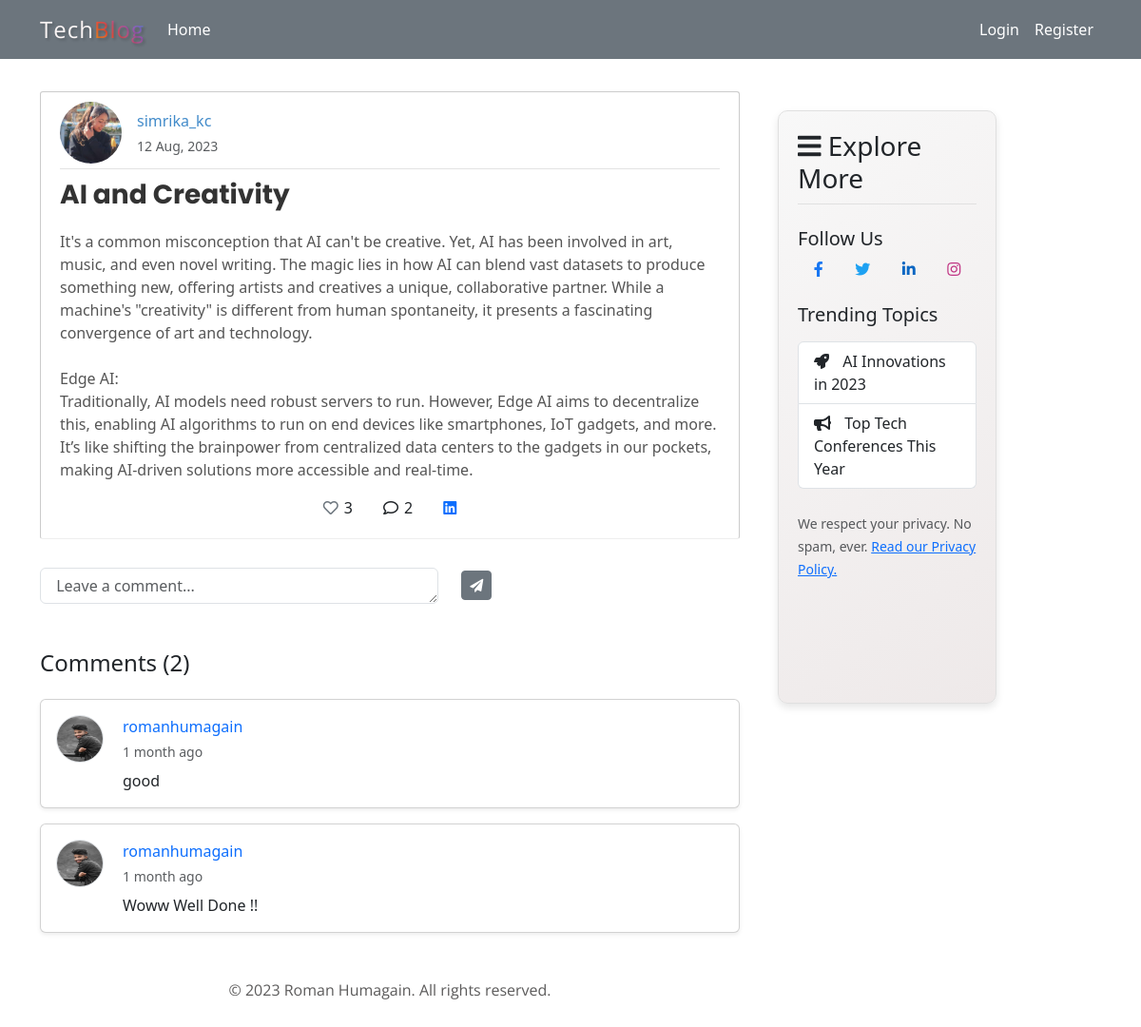
Screenshot of /post-details/ai-and-creativity-b10c0a0e-ed43-42a2-88e2-1298c45248b0/ with the database file from the repository.
### Blog/models.py (models this page shows, shortened)
class BlogPost(models.Model):
  author = models.ForeignKey(User , on_delete=models.CASCADE , related_name='posts')
  slug = models.SlugField(null=True,unique=True)
  title = models.CharField(max_length=100)
  content = models.TextField()
  image = models.ImageField(null= True , blank=True, upload_to='blog_image')
  date_posted = models.DateTimeField(default = timezone.now)
  likes_count = models.IntegerField(null=True, default=0)
  is_archived = models.BooleanField(default=False)
  objects = BlogPostManager()
  all_objects = models.Manager()
  def get_absolute_url(self):
    return reverse('post-details' , kwargs={'slug':self.slug})

class BlogComment(models.Model):
  user = models.ForeignKey(User , on_delete=models.CASCADE)
  post = models.ForeignKey(BlogPost , on_delete=models.CASCADE)
  comment = models.TextField()
  parent_comment = models.ForeignKey('self' , on_delete=models.CASCADE , null=True )
  comment_posted_date = models.DateTimeField(default= timezone.now)

### Users/models.py (models this page shows, shortened)
class Profile(models.Model):
    user = models.OneToOneField(User, on_delete=models.CASCADE)
    previous_logged_in_date = models.DateTimeField(null=True , blank=True)
    slug = models.SlugField(null=True,unique=True)
    profile_pic = models.ImageField(default='profile_pics/default.jpg', upload_to='profile_pics')
    bio = models.TextField(null=True, default=None)
    follower_count = models.IntegerField(null=True, default=0)
    following_count = models.IntegerField(null=True, default=0)
    following = models.ManyToManyField('self' , through = 'Follow' , related_name='followers' , symmetrical=False)

### Blog/views.py (the view)
# urls.py: path('post-details/<slug:slug>/' , PostDetailsView.as_view() , name="post-details"),
class PostDetailsView(DetailView):
  model = BlogPost
  template_name = 'blog/post_detail.html'
  def get_context_data(self, **kwargs):
    context = super().get_context_data(**kwargs)
    post = get_object_or_404(BlogPost, slug = self.kwargs.get('slug'))
    context['comments'] = BlogComment.objects.filter(post = post).order_by('-comment_posted_date')
    if self.request.user.is_authenticated:
            has_liked_post = Like.objects.filter(user=self.request.user , post = post).exists()
            context['has_liked_post'] = has_liked_post
    return context

### Blog/context_processors.py (called while the page is built, shortened)
def notification_count(request):
    return {}

### Blog/manager.py (called while the page is built)
  def get_queryset(self) -> QuerySet:
    return super().get_queryset().filter(is_archived = False)

### Blog/templates/blog/post_detail.html (shortened to what this page needs)
{% extends 'blog/base.html' %}
{% load static %}
{% block body %}
{% load humanize %}
<article class="media content-section">
    <div class="media-body">
        <div class="article-metadata d-flex flex-column flex-md-row justify-content-between">
            <div class="d-flex flex-column flex-md-row align-items-start align-items-md-center mb-2 mb-md-1">
                <img class="rounded-circle article-img mr-md-3" src="{{ object.author.profile.profile_pic.url }}"
                    style="width: 65px; height: 65px;">
                <div class="mt-2 mt-md-0">
                    {% if user.profile.slug == object.author.profile.slug %}
                    <a class="d-block font-weight-bold" href="{% url 'user_profile' %}">{{ object.author }}</a>
                    {% else %}
                    <a class="d-block font-weight-bold"
                        href="{% url 'user-profile-details' object.author.profile.slug  %}">{{ object.author }}</a>
                    {% endif %}
                    <small class="text-muted d-block mt-1">{{ object.date_posted|date:"j M, Y" }}</small>
                </div>
            </div>
        </div>
        <h3><a class="article-title" href="">{{ object.title }}</a></h3>
        <p class="article-content">{{ object.content }}</p>
    </div>
    <div class="icons-container d-flex justify-content-center align-items-center">
        <a href="{% url 'like_post' object.id %}"
            class="icon-link like-btn d-flex align-items-center mx-3 text-decoration-none"
            data-post-id="{{ object.id }}">
            <i
                class="{% if has_liked_post %}fas fa-heart text-danger{% else %}far fa-heart text-secondary {% endif %}"></i>
            <span class="icon-count ml-2 text-dark">{{ object.likes_count }}</span>
        </a>
        <a href="{% url 'post-details' object.slug  %}#comments"
            class="icon-link comment-icon d-flex align-items-center mx-3 text-decoration-none">
            <i class="far fa-comment text-dark"></i>
            <span class="icon-count ml-2 text-dark">{{ object.blogcomment_set.count }}</span>
        </a>
        <a href="https://www.linkedin.com/shareArticle?mini=true&url={{ request.build_absolute_uri|add:object.get_absolute_url }}&title={{ post.title }}"
            target="_blank" class="icon-link d-flex align-items-center mx-3 text-decoration-none">
            <i class="fab fa-linkedin text-primary"></i>
        </a>
    </div>
</article>
{% if not user.profile.slug == object.author.profile.slug %}
<form action="{% url 'post-comment' object.slug %}" method="POST">
    <div class="row mt-3">
        <div class="col-8 col-md-7">
            <textarea name="comment" class="form-control .small-comment-textarea" rows="1"
                placeholder=" Leave a comment..."></textarea>
        </div>
        <div class="col-2 col-md-4 d-flex align-items-center">
            <button type="submit" class="btn btn-secondary btn-sm mr-4">
                <i class="fas fa-paper-plane"></i>
            </button>
        </div>
    </div>
</form>
{% endif %}
<section class="mt-5">
    <h4 id="comments" class="mb-4">Comments ({{comments.count}})</h4>
    {% for comment in comments %}
    <div class="card mb-3 p-3 shadow-sm">
        <div class="d-flex align-items-start">
            <img class="rounded-circle border " src="{{ comment.user.profile.profile_pic.url }}"
                alt="{{ comment.user.username }}" style="width: 50px; height: 50px; margin-right: 20px;">
            <div class="flex-grow-1">
                <div class="d-flex justify-content-between align-items-center mb-1">
                    {% if comment.user.profile.slug == user.profile.slug %}
                    <a class="font-weight-bold text-primary" href="{% url 'user_profile' %}"
                        style="text-decoration: none;">{{ comment.user.username }}</a>
                    {% else %}
                    <a class="font-weight-bold" href="{% url 'user-profile-details' comment.user.profile.slug  %}"
                        style="text-decoration: none;">{{ comment.user.username }}</a>
                    {% endif %}
                </div>
                <small class="text-muted d-block mb-2">{{ comment.comment_posted_date|naturaltime }}</small>
                <p class="mb-0">{{ comment.comment }}</p>
            </div>
        </div>
    </div>
    {% empty %}
    <p class="text-muted mt-3">No comments yet. Be the first one to comment!</p>
    {% endfor %}
</section>
{% endblock body %}

### Blog/static/blog/css/base.css (style rules this page uses)
body { font-family: 'Nunito', sans-serif; background-color: #fff; color: #333; }
.content-section { background: #ffffff; padding: 10px 20px; border: 1px solid #cbcbcb; border-radius: 3px; margin-bottom: 20px; }
.article-title { color: #444444; text-decoration: none; }
.article-img { height: 65px; width: 65px; margin-right: 16px; }
.article-metadata { padding-bottom: 1px; margin-bottom: 4px; border-bottom: 1px solid #e3e3e3; text-decoration: none; }
.article-metadata a { font-weight: normal; color: #428bca; text-decoration: none; }
.article-title { font-family: 'Poppins', sans-serif; font-weight: 700; color: #333; text-decoration: none; margin-top: 10px; display: block; }
.article-content { font-size: 16px; line-height: 1.5; color: #555; margin-top: 20px; }
.article-content { white-space: pre-line; }
.media.content-section { margin-bottom: 30px; border-bottom: 1px solid #eee; padding-bottom: 20px; }
.text-muted { font-weight: lighter; }

### rows the page displays
BlogPost: author.profile.profile_pic (picture), author "simrika_kc", date_posted "12 Aug, 2023", title "AI and Creativity", content "It's a common misconception that AI can't be creative. Yet, AI has been involved in art, music, and even novel writing. The magic lies in how AI can blend vast datasets to produce something new, offering artists and creatives a unique, collaborative partner. While a machine's \"creativity\" is different from human spontaneity, it presents a fascinating convergence of art and technology. Edge AI: Traditionally, AI models need robust servers to run. However, Edge AI aims to decentralize this, enabling AI algorithms to run on end devices like smartphones, IoT gadgets, and more. It’s like shifting the brainpower from centralized data centers to the gadgets in our pockets, making AI-driven…", likes_count "3", blogcomment_set.count "2"
BlogComment: user.profile.profile_pic (picture), user.username "romanhumagain", comment_posted_date "1 month ago", comment "good"
BlogComment: user.profile.profile_pic (picture), user.username "romanhumagain", comment_posted_date "1 month ago", comment "Woww Well Done !!"

### other values shown
{{ comments.count }} "2"
